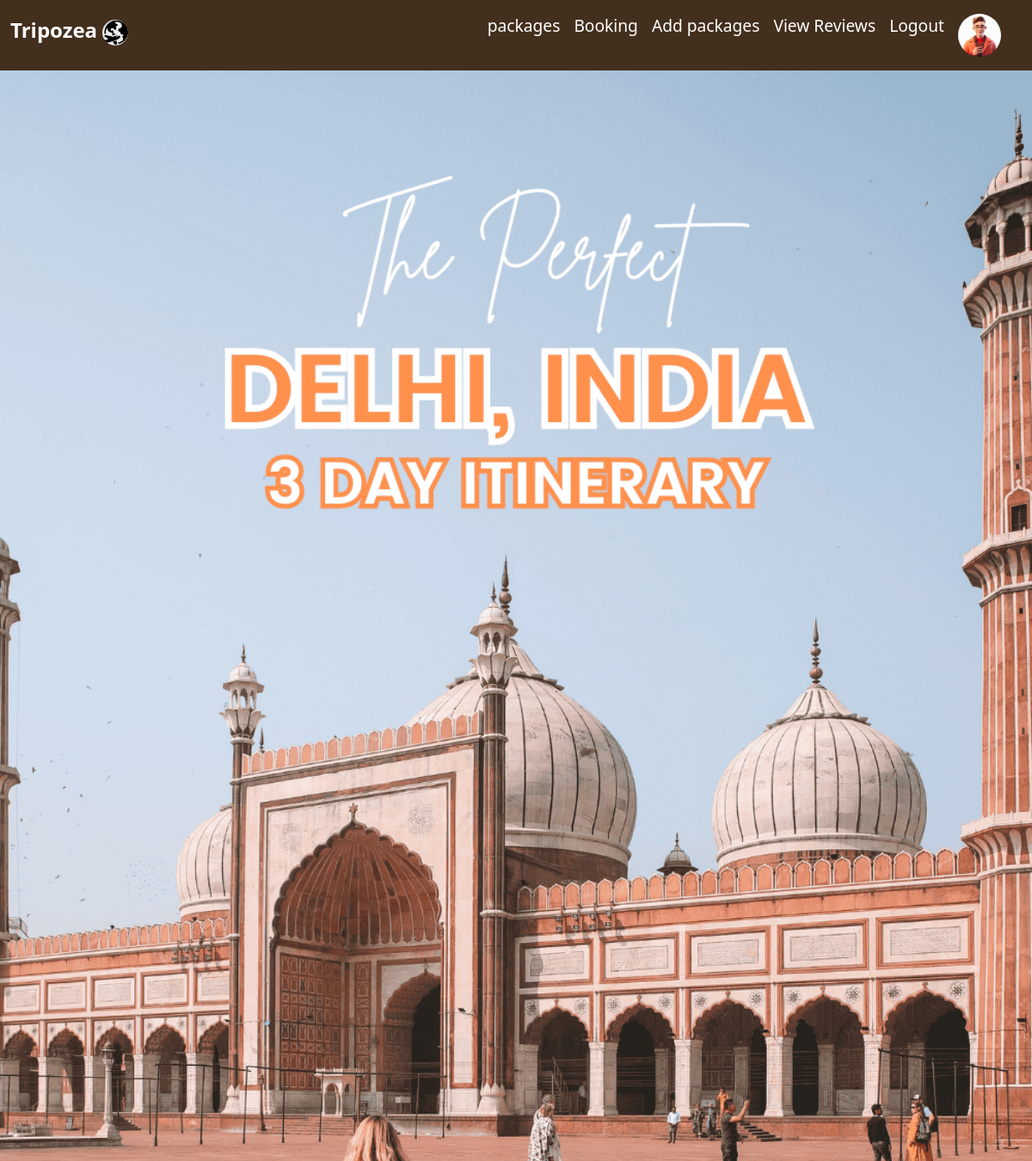
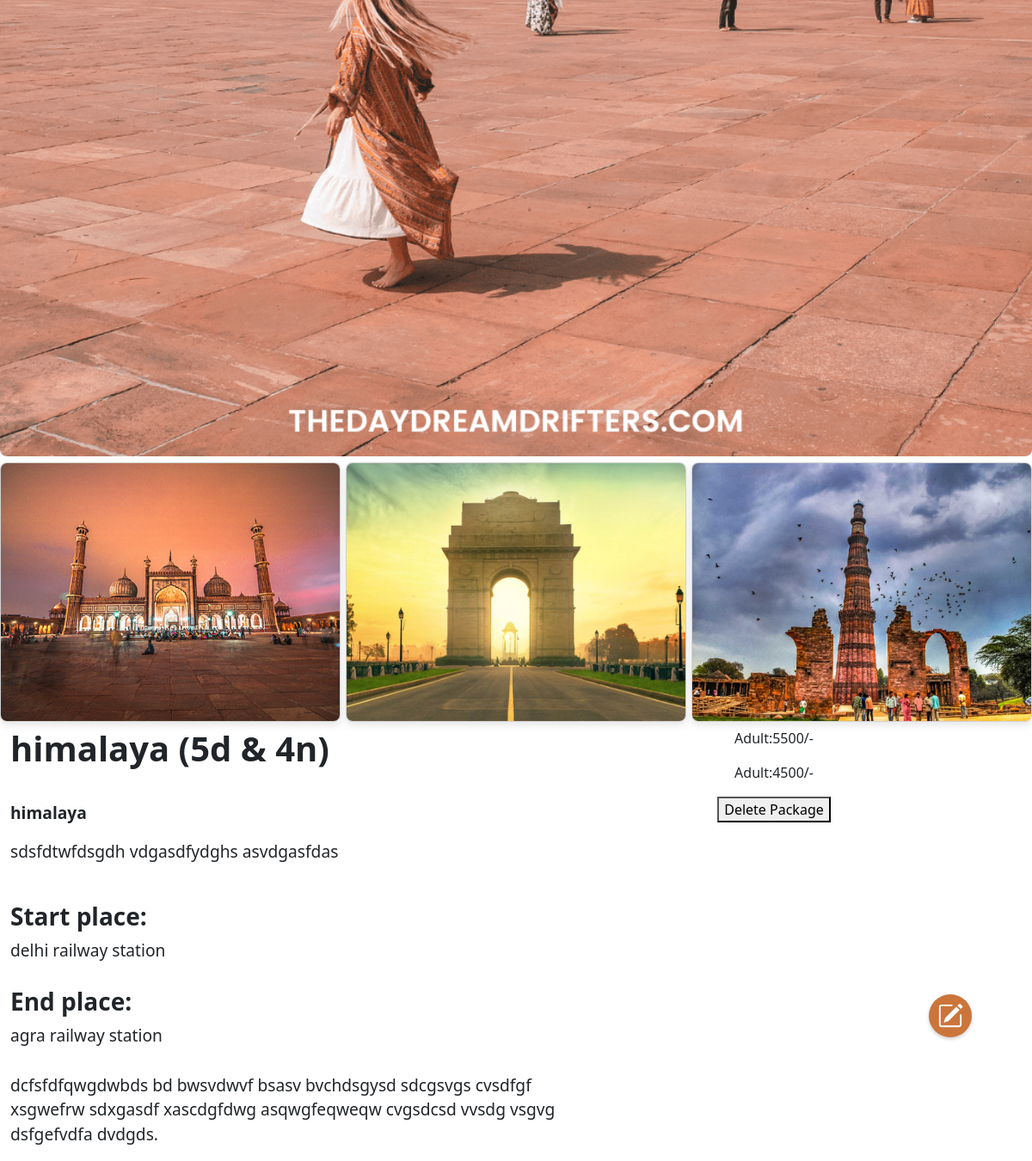
The app's page /package_view/5 (signed in) with its own data (2 pictures, top to bottom).
### app1/models.py (models this page shows, shortened)
class Agency(models.Model):
    login_id = models.ForeignKey(All_login, on_delete=models.CASCADE)
    name = models.CharField(max_length=50)
    email = models.EmailField(max_length=50)
    phone = models.IntegerField(null=True,blank=True)
    image = models.FileField()
    document = models.FileField()

class Packages(models.Model):
    agency_id = models.ForeignKey(Agency, on_delete=models.CASCADE)
    package_name =  models.CharField(max_length=50)
    place = models.CharField(max_length=50)
    start_place = models.CharField(max_length=50)
    end_place = models.CharField(max_length=50)
    about = models.CharField(max_length=200)
    description = models.CharField(max_length=200)
    days = models.CharField(max_length=50)
    price_adult = models.IntegerField()
    price_children = models.IntegerField()
    image1 = models.FileField()
    image2 = models.FileField()
    image3 = models.FileField()
    image4 = models.FileField()

### app1/views.py (the view)
# urls.py: path('package_view/<int:id>',views.package_view,name="package_view"),
def package_view(request,id):
    data = Agency.objects.get(login_id=request.user.id)
    package = Packages.objects.get(id=id)
    return render(request,'agency/package_view.html',{'data':package,'agency':data})

### template/agency/package_view.html (shortened to what this page needs)
<html lang="en">
<head>
    {% load static %}
    <link href="https://cdn.jsdelivr.net/npm/bootstrap@5.3.3/dist/css/bootstrap.min.css" rel="stylesheet">
</head>
<body>
  <nav class="navbar navbar-expand-lg mainav sticky-top">
    <div class="container-fluid">
      <a class="navbar-brand lists" href="#"><h4 style="font-weight: 800;" >Tripozea
        <img style="width: 30px;border-radius: 50%;height: 30px;" src="{% static 'images/travelicon.jpg' %}" alt=""></h4>
        </a>
      <div class="collapse navbar-collapse justify-content-end me-3" id="navbarNav">
        <ul class="navbar-nav">
          <li class="nav-item">
            <a class="nav-link " aria-current="page" href=""></a>
          </li>
          <li class="nav-item">
            <a class="nav-link" href="{% url 'all_packages' %}">packages</a>
          </li>
          <li class="nav-item">
            <a class="nav-link" href="{% url 'all_bookings' %}">Booking</a>
          </li>
          <li class="nav-item">
            <a class="nav-link" href="{% url 'add_package' %}">Add packages</a>
          </li>
          <li class="nav-item">
            <a class="nav-link" href="{% url 'user_reviews' %}">View Reviews</a>
          </li>
          <li class="nav-item">
            <a class="nav-link" href="{% url 'all_logout' %}">Logout</a>
          </li>
          <li class="nav-item">
            <a class="nav-link" href="{% url 'agency_profile' %}"><img style="border-radius: 50%;width: 50px;" src="{{ agency.image.url }}" alt=""></a>
          </li>
        </ul>
      </div>
    </div>
  </nav>
  <div class="container-fluid" style="margin-left: 0; margin-right: 0;padding: 0;">
    <div class="row align-items-start" style="margin: 0;">
      <div class="col-12" style="padding: 0;">
        <img style="width: 100%; height: auto; object-fit: cover;border-radius: 0 0 8px 8px;" src="{{ data.image1.url }}" alt="">
      </div>
    </div>
  </div>
  <div class="cards">
    {% if data.image2 %}
    <div class="card">
      <img src="{{ data.image2.url }}" alt="">
    </div>
    {% endif %}
    {% if data.image2 %}
    <div class="card">
      <img src="{{ data.image3.url }}" alt="">
    </div>
    {% endif %}
    {% if data.image2 %}
    <div class="card">
      <img src="{{ data.image4.url }}" alt="">
    </div>
    {% endif %}
  </div>
  <div class="container-fluid">
    <div class="row align-items-start">
      <div class="col-7" style="font-size: larger;">
        <div ><h1><b>{{ data.package_name }} <span>({{ data.days }})</span></b></h1></div><br>
        <div><p><b>{{ data.place }}</b></p></div>
        <div><p>{{ data.about }}</p></div><br>
        <div><h3><b>Start place:</b></h3>{{ data.start_place }}</div><br>
        <div><h3><b>End place:</b></h3>{{ data.end_place }}</div><br>
        <div><p>{{ data.description }}</p></div>
      </div>
      <div class="col-4 text-center position-relative">
         <div><p>Adult:{{ data.price_adult }}/-</p></div>
         <div><p>Adult:{{ data.price_children }}/-</p></div>
         <div><button><a href="{% url 'delete_package' id=data.id %}"></a>Delete Package</button></div>
         <div  class="edit-icon-container">
          <a href="{% url 'edit_package' id=data.id %}" class="icon position-absolute" style="bottom: -250;right: -40;">
          </a>
         </div>
      </div>
    </div>
  </div>
</body>
</html>

### template/agency/package_view.html (style rules this page uses)
.mainav { background-color: #432F1D; }
.lists { color: white; font-size: larger; }
.nav-link { color: white; font-size: larger; }
.cards { display: flex; justify-content: space-between; }
.card { background-color: #fff; border-radius: 8px; box-shadow: 0 4px 8px rgba(0, 0, 0, 0.1); overflow: hidden; width: 33%; margin-top: 7px; margin-bottom: 7px; }
.card img { width: 100%; height: 300px; object-fit: cover; }
.position-relative { position: relative; }
.edit-icon-container { position: absolute; right: 10px; bottom: 0px; }
.icon { font-size: 24px; background: #cb753b; padding: 10px; border-radius: 50%; box-shadow: 0 2px 4px rgba(0, 0, 0, 0.2); text-decoration: none; color: #fefefe; }

### records on screen
Agency: image (picture)
Packages: image1 (picture), image2 (picture), image3 (picture), image4 (picture), package_name "himalaya", days "5d & 4n", place "himalaya", about "sdsfdtwfdsgdh vdgasdfydghs asvdgasfdas", start_place "delhi railway station", end_place "agra railway station", description "dcfsfdfqwgdwbds bd bwsvdwvf bsasv bvchdsgysd sdcgsvgs cvsdfgf xsgwefrw sdxgasdf xascdgfdwg asqwgfeqweqw cvgsdcsd vvsdg vsgvg dsfgefvdfa dvdgds.", price_adult "5500", price_children "4500"
